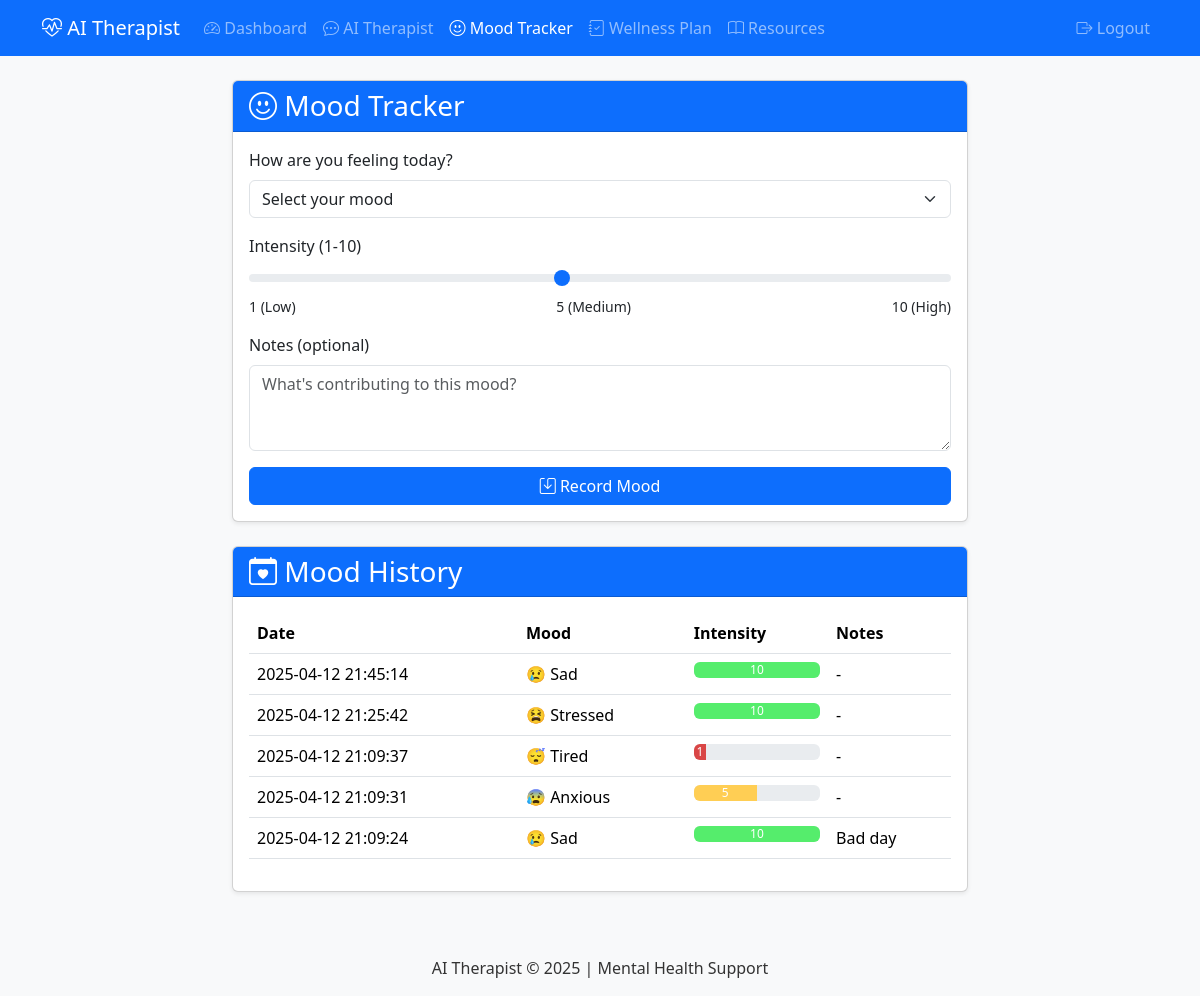
Page /moodtracker (signed in) on the earlier database version.
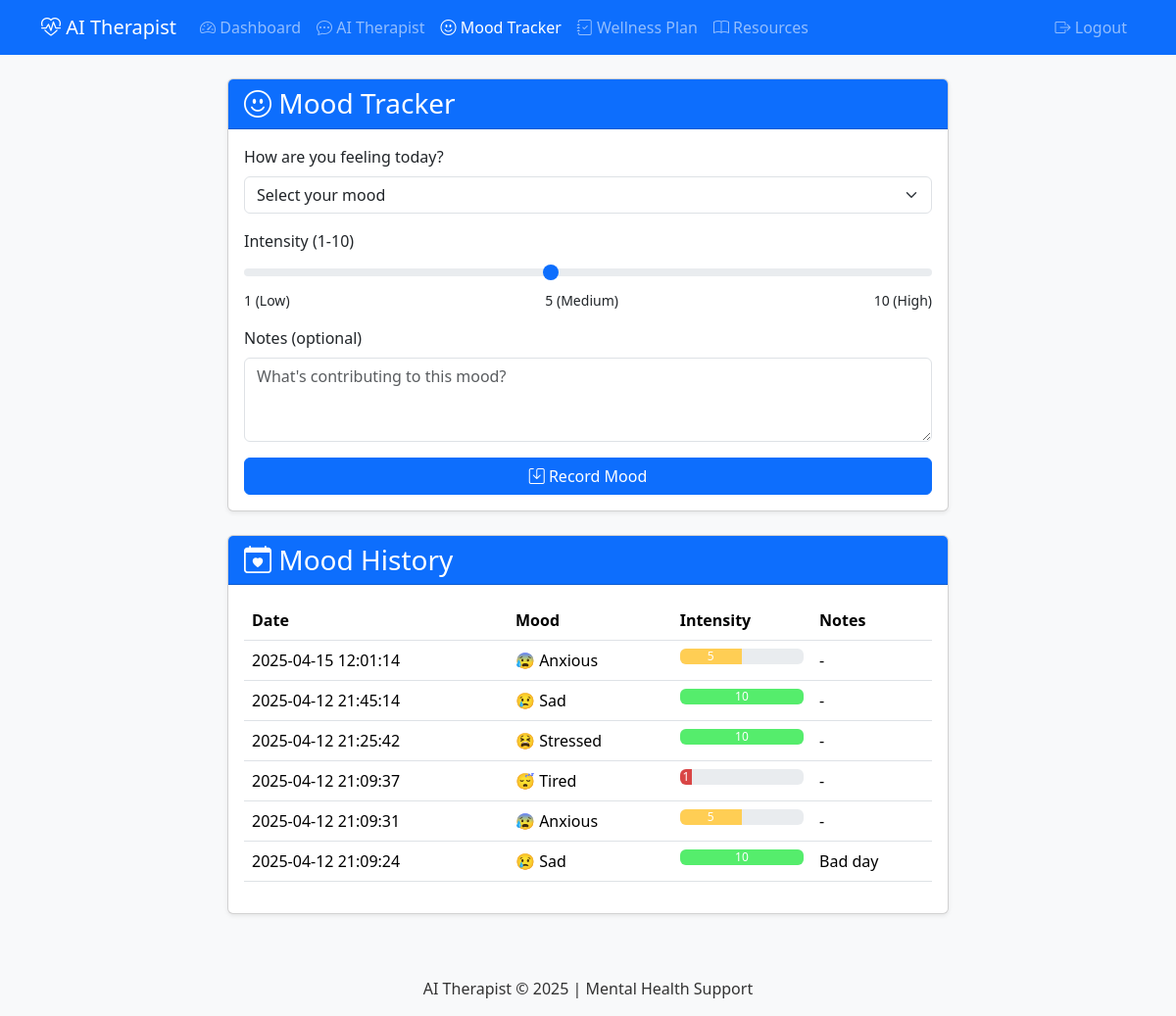
Same page on the later database version.
### tables this page shows
CREATE TABLE moods (
                id INTEGER PRIMARY KEY AUTOINCREMENT,
                user_id INTEGER NOT NULL,
                mood TEXT NOT NULL,
                description TEXT,
                intensity INTEGER DEFAULT 5,
                created_at TIMESTAMP DEFAULT CURRENT_TIMESTAMP,
                FOREIGN KEY (user_id) REFERENCES users (id)
            );

### project.py (the view, shortened to what this page needs)
@app.route('/moodtracker', methods=['GET', 'POST'])
def moodtracker():
    if 'user_id' not in session:
        return redirect(url_for('login'))
    conn = get_db_connection()
    mood_history = conn.execute(
        'SELECT * FROM moods WHERE user_id = ? ORDER BY created_at DESC',
        (session['user_id'],)
    ).fetchall()
    conn.close()
    return render_template('moodtracker.html', mood_history=mood_history)

### project.py (called while the page is built)
def get_db_connection():
    conn = sqlite3.connect('database.db')
    conn.row_factory = sqlite3.Row  # So we can access columns by name in the templates
    return conn

### templates/moodtracker.html (shortened to what this page needs)
{% extends "base.html" %}
{% block content %}
<div class="row">
    <div class="col-md-8 mx-auto">
        <div class="card shadow-sm mb-4">
            <div class="card-header bg-primary text-white">
                <h3 class="mb-0"><i class="bi bi-emoji-smile"></i> Mood Tracker</h3>
            </div>
            <div class="card-body">
                <form method="POST">
                    <div class="mb-3">
                        <label for="mood" class="form-label">How are you feeling today?</label>
                        <select class="form-select" id="mood" name="mood" required>
                            <option value="" selected disabled>Select your mood</option>
                        </select>
                    </div>
                    <div class="mb-3">
                        <label for="intensity" class="form-label">Intensity (1-10)</label>
                        <input type="range" class="form-range" min="1" max="10" id="intensity" name="intensity" value="5">
                        <div class="d-flex justify-content-between">
                            <small>1 (Low)</small>
                            <small>5 (Medium)</small>
                            <small>10 (High)</small>
                        </div>
                    </div>
                    <div class="mb-3">
                        <label for="description" class="form-label">Notes (optional)</label>
                        <textarea class="form-control" id="description" name="description" rows="3" placeholder="What's contributing to this mood?"></textarea>
                    </div>
                    <button type="submit" class="btn btn-primary w-100">
                        <i class="bi bi-save"></i> Record Mood
                    </button>
                </form>
            </div>
        </div>
        <div class="card shadow-sm">
            <div class="card-header bg-primary text-white">
                <h3 class="mb-0"><i class="bi bi-calendar-heart"></i> Mood History</h3>
            </div>
            <div class="card-body">
                {% if mood_history %}
                    <div class="table-responsive">
                        <table class="table">
                            <thead>
                                <tr>
                                    <th>Date</th>
                                    <th>Mood</th>
                                    <th>Intensity</th>
                                    <th>Notes</th>
                                </tr>
                            </thead>
<tbody>
    {% for entry in mood_history %}
    <tr>
        <td>{{ entry.created_at }}</td>
        <td>
            {% if entry.mood == 'Happy' %}😊
            {% elif entry.mood == 'Sad' %}😢
            {% elif entry.mood == 'Angry' %}😠
            {% elif entry.mood == 'Anxious' %}😰
            {% elif entry.mood == 'Stressed' %}😫
            {% elif entry.mood == 'Calm' %}😌
            {% elif entry.mood == 'Excited' %}🤩
            {% elif entry.mood == 'Tired' %}😴
            {% else %}😐{% endif %}
            {{ entry.mood }}
        </td>
        <td>
            <div class="progress">
                <div class="progress-bar
                    {% if entry.intensity <= 3 %}bg-success
                    {% elif entry.intensity <= 7 %}bg-warning
                    {% else %}bg-danger
                    {% endif %}"
                    role="progressbar"
                    style="width: {{ entry.intensity * 10 }}%"
                    aria-valuenow="{{ entry.intensity }}"
                    aria-valuemin="1"
                    aria-valuemax="10">
                    {{ entry.intensity }}
                </div>
            </div>
        </td>
        <td>{{ entry.description or '-' }}</td>
    </tr>
    {% endfor %}
</tbody>
                        </table>
                    </div>
                {% else %}
                    <div class="text-center py-4 text-muted">
                        <i class="bi bi-emoji-frown display-4"></i>
                        <p class="mt-3">No mood entries yet. Record your first mood above!</p>
                    </div>
                {% endif %}
            </div>
        </div>
    </div>
</div>
{% endblock %}

### templates/base.html (shortened to what this page needs)
<!DOCTYPE html>
<html lang="en">
<head>
    <link rel="stylesheet" href="https://cdn.jsdelivr.net/npm/bootstrap@5.3.3/dist/css/bootstrap.min.css">
    <link rel="stylesheet" href="https://cdn.jsdelivr.net/npm/bootstrap-icons@1.11.3/font/bootstrap-icons.min.css">
    <link rel="stylesheet" href="{{ url_for('static', filename='styles.css') }}">
</head>
<body>
    <nav class="navbar navbar-expand-md navbar-dark bg-primary">
        <div class="container">
            <a class="navbar-brand" href="{{ url_for('dashboard') }}">
                <i class="bi bi-heart-pulse"></i> AI Therapist
            </a>
            <div class="collapse navbar-collapse" id="navbarNav">
                <ul class="navbar-nav me-auto">
                    <li class="nav-item">
                        <a class="nav-link {% if request.path == url_for('dashboard') %}active{% endif %}" href="{{ url_for('dashboard') }}">
                            <i class="bi bi-speedometer2"></i> Dashboard
                        </a>
                    </li>
                    <li class="nav-item">
                        <a class="nav-link {% if request.path == url_for('chat') %}active{% endif %}" href="{{ url_for('chat') }}">
                            <i class="bi bi-chat-dots"></i> AI Therapist
                        </a>
                    </li>
                    <li class="nav-item">
                        <a class="nav-link {% if request.path == url_for('moodtracker') %}active{% endif %}" href="{{ url_for('moodtracker') }}">
                            <i class="bi bi-emoji-smile"></i> Mood Tracker
                        </a>
                    </li>
                    <li class="nav-item">
                        <a class="nav-link {% if request.path == url_for('wellness') %}active{% endif %}" href="{{ url_for('wellness') }}">
                            <i class="bi bi-journal-check"></i> Wellness Plan
                        </a>
                    </li>
                    <li class="nav-item">
                        <a class="nav-link {% if request.path == url_for('resources') %}active{% endif %}" href="{{ url_for('resources') }}">
                            <i class="bi bi-book"></i> Resources
                        </a>
                    </li>
                </ul>
                <ul class="navbar-nav">
                    <li class="nav-item">
                        <a class="nav-link" href="{{ url_for('logout') }}">
                            <i class="bi bi-box-arrow-right"></i> Logout
                        </a>
                    </li>
                </ul>
            </div>
        </div>
    </nav>
    <div class="container my-4">
        {% block content %}{% endblock %}
    </div>
    <footer class="bg-light text-center py-3 mt-4">
        <div class="container">
            <p class="mb-0">AI Therapist &copy; 2025 | Mental Health Support</p>
        </div>
    </footer>
</body>
</html>

### static/styles.css (style rules this page uses)
:root { --primary: #4a89dc; --primary-dark: #3a70c2; --secondary: #a0d468; --danger: #ed5565; --warning: #ffce54; --info: #5d9cec; --light: #f5f7fa; --dark: #434a54; }
body { font-family: 'Segoe UI', Tahoma, Geneva, Verdana, sans-serif; background-color: #f8f9fa; color: #333; min-height: 100vh; display: flex; flex-direction: column; }
.progress-bar.bg-success { background-color: #d94646 !important; }
.progress-bar.bg-warning { background-color: #ffce54 !important; }
.progress-bar.bg-danger { background-color: #55ed6c !important; }
.card { transition: transform 0.3s, box-shadow 0.3s; }

Differences in the rows shown:
added moods: created_at "2025-04-15 12:01:14", mood "Anxious", intensity "5", description "-"
